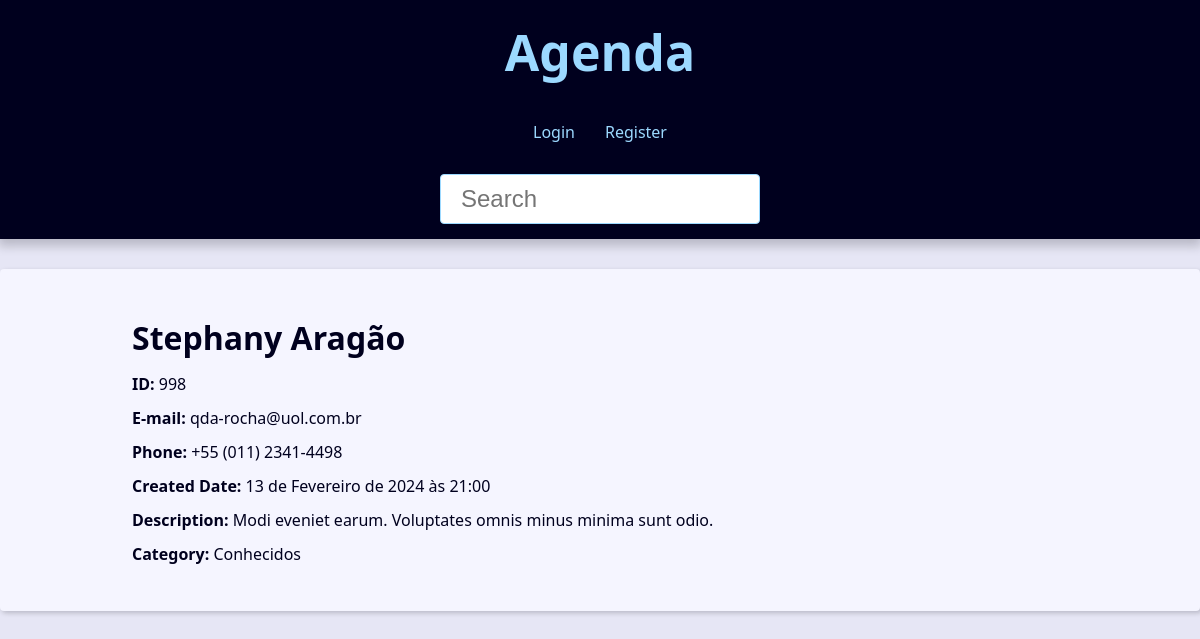
Screenshot of /contact/998/ with the database file from the repository.
### contact/models.py (models this page shows, shortened)
class Contact(models.Model):
    first_name = models.CharField(max_length=50)
    last_name = models.CharField(max_length=50, blank=True)
    phone = models.CharField(max_length=12)  # Limite para números de telefone
    email = models.EmailField(max_length=254, blank=True)
    created_date = models.DateTimeField(auto_now_add=True)
    description = models.TextField(blank=True)
    show = models.BooleanField(default=True)
    picture = models.ImageField(blank=True, upload_to='pictures/%Y/%m/')
    category = models.ForeignKey(Category, on_delete=models.SET_NULL, blank=True, null=True)
    owner = models.ForeignKey(User, on_delete=models.SET_NULL, blank=True, null=True)

class Category(models.Model):
    name = models.CharField(max_length=50)

### contact/views/contact_views.py (the view)
# urls.py: path('contact/<int:contact_id>/', views.contact, name='contact'),
def contact(request, contact_id):
    single_contact = get_object_or_404(Contact, pk=contact_id, show=True)
    site_title = f"{single_contact.first_name} {single_contact.last_name} - "
    if single_contact is None:
        raise Http404()
    context = {
        'contact': single_contact,
        'site_title': site_title
    }
    return render (
        request,
        'contact/contact.html',
        context
    )

### contact/templates/contact/contact.html (shortened to what this page needs)
{% extends "global/index.html" %}
{% block content %}
    <div class="single-contact">
        <h1 class="single-contact-name">
            {{ contact.first_name }} {{ contact.last_name }}
        </h1>
        <p><b>ID: </b>{{ contact.id }}</p>
        <p><b>E-mail: </b>{{ contact.email }}</p>
        <p><b>Phone: </b>{{ contact.phone }}</p>
        <p><b>Created Date: </b>{{ contact.created_date }}</p>
        <p><b>Description: </b>{{ contact.description }}</p>
        <p><b>Category: </b>{{ contact.category.name }}</p>
    </div>
{% endblock content %}

### base_static/global/css/style.css (style rules this page uses)
:root { --spacing: 1.5rem; --link-dark-color: rgb(0, 83, 134); --link-light-color: rgb(156, 217, 255); --clr-white: rgb(245, 245, 255); --clr-black: rgb(0, 0, 30); --clr-light-gray: rgb(230, 230, 245); --clr-dark-shadow-5: rgba(0, 0, 10, 5%); --clr-dark-shadow-10: rgba(0, 0, 10, 10%); --clr-dark-shadow-20: rgba(0, 0, 10, 20%); --clr-light-shadow-5: rgba(200, 200, 255, 5%); --clr-light-shadow-10: rgba(200, 200, 255, 10%); --clr-light-shadow-20: rgba(200, 200, 255, 20%); --main-page-width: 120rem; --table-min-width: 60rem; --biggest-font-size: 5rem; --bigger-font-size: 4rem; --big-font-size: 3.2rem; --medium-font-size: 2.4rem; --small-font-size: 1.6rem; --smaller-font-size: 1.4rem; --smallest-font-size: 1.2rem; --transition-fast: 300ms; --transition-medium: 600ms; --transition-slow: 1s; --default-border-radius: 4px; }
*, *::before, *::after { margin: 0; padding: 0; box-sizing: border-box; }
html { font-size: 62.5%; }
body { font-family: system-ui, -apple-system, BlinkMacSystemFont, 'Segoe UI', Roboto, Oxygen, Ubuntu, Cantarell, 'Open Sans', 'Helvetica Neue', sans-serif; line-height: 1.5; font-size: var(--small-font-size); color: var(--clr-black); -webkit-font-smoothing: antialiased; background: var(--clr-light-gray); }
@media (min-width: 600px) { .single-contact { max-width: 80%; margin: calc(var(--spacing) * 2) auto; } }
.single-contact h1 { margin: 1rem 0; }
.single-contact p { margin: 1rem 0; }

### rows the page displays
Contact: first_name "Stephany", last_name "Aragão", id "998", email "qda-rocha@uol.com.br", phone "+55 (011) 2341-4498", created_date "13 de Fevereiro de 2024 às 21:00", description "Modi eveniet earum. Voluptates omnis minus minima sunt odio.", category.name "Conhecidos"
